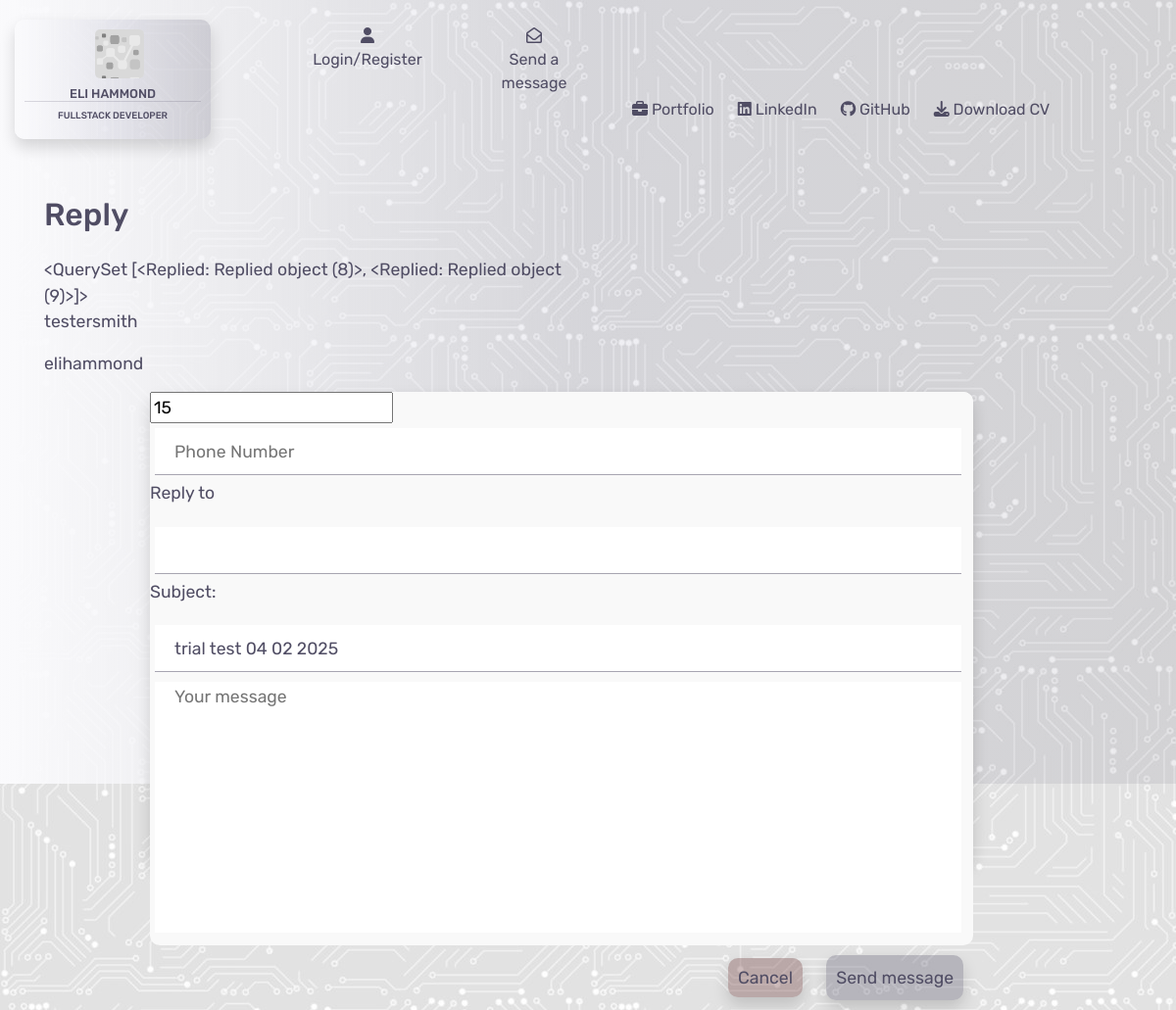
The app's page /contacts/reply_message/15, older data.
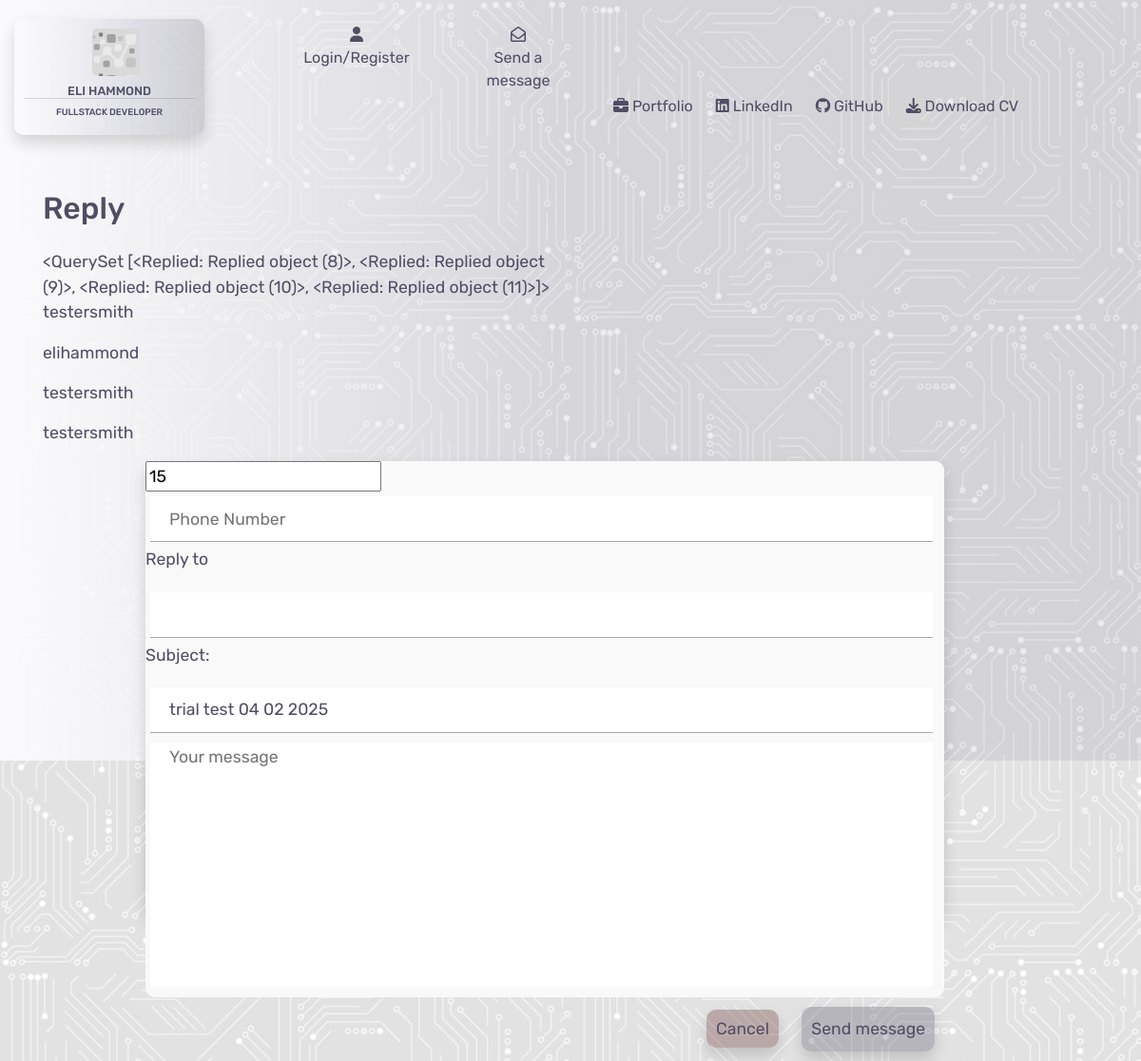
The same page, newer data.
### contacts/models.py (models this page shows)
class Replied(models.Model):
    thread = models.ForeignKey(Contacts, on_delete=models.CASCADE)
    name = models.CharField(max_length=26, null=True, blank=True)
    send_to = models.CharField(max_length=240)
    subject = models.CharField(max_length=52, null=True, blank=True)
    message = models.TextField()
    date = models.DateField(auto_now_add=True)
    time = models.TimeField(auto_now_add=True)
    read = models.BooleanField(default=False)

### contacts/views.py (the view)
# urls.py: path('reply_message/<int:contact_id>', views.reply_message, name='reply_message'),
def reply_message(request, contact_id):
    inbox = Contacts.objects.get(id=contact_id)
    reply = Replied.objects.all()
    if request.method == 'POST':
        form = ReplyForm(request.POST)
        if form.is_valid():
            form.save()
            inbox.has_reply = True
            inbox.save()
            return redirect(reverse('contacts'))
        else:
            print(form.errors.as_data())
    else:
        form = ReplyForm()
    template = 'contacts/reply_message.html'
    context = {
        'form': form,
        'inbox': inbox,
        'reply': reply,
    }
    return render(request, template, context)

### contacts/forms.py
class ReplyForm(forms.ModelForm):
    class Meta:
        model = Replied
        fields = '__all__'
    def __init__(self, *args, **kwargs):
        super().__init__(*args, **kwargs)

### contacts/templates/contacts/reply_message.html (shortened to what this page needs)
{% extends "base.html" %}
{% load static %}
{% block content %}
    <div class="container review-form">
        <div class="row">
            <div class="col-12 col-md-6">
                <h2 class="mb-4">Reply</h2>
            </div>
        </div>
        <div class="row">
            <div class="col-12 col-md-6">
                 {{ reply }}
                {% for rep in reply %}
                <p>{{ rep.name }}</p>
                {% endfor %}
                <form action="{% url 'reply_message' inbox.id %}" method="POST" class="contact-form shadow mb-2" enctype="multipart/form-data">
                    <div class="main-compose-message-section">
                        <input type="text" id="id_thread" name="thread" value="{{ inbox.id }}">
                        <input type="text" id="id_phone" name="phone" class="input" placeholder="Phone Number">
                        <div>
                            <p>Reply to</p>
                            <input type="text" id="id_send_to" name="send_to" value="{{ rep.name }}" class="input">
                        </div>
                        <div>
                            <p>Subject:</p>
                            <input type="text" id="id_subject" name="subject" value="{{ inbox.subject }}" class="input" placeholder="Subject">
                        </div>
                        <textarea name="message" id="id_message" class="textarea" placeholder="Your message"></textarea>
                    </div>
                    <div class="text-right">
                        <a href="{% url 'home' %}" class="shadow button cancel-btn">Cancel</a>
                        <button class="shadow button add-edit-btn" type="submit">Send message</button>
                    </div>
                </form>
            </div>
        </div>
    </div>
{% endblock %}

Row changes from the older to the newer data that the page shows:
computed for Replied: id "<QuerySet [<Replied: Replied object (8)>, <Replied: Replied object (9)>]>" → "<QuerySet [<Replied: Replied object (8)>, <Replied: Replied object (9)>, <Replied: Replied object (10)>, <Replied: Replied object (11)>]>"
added Replied: name "testersmith"
added Replied: name "testersmith"
